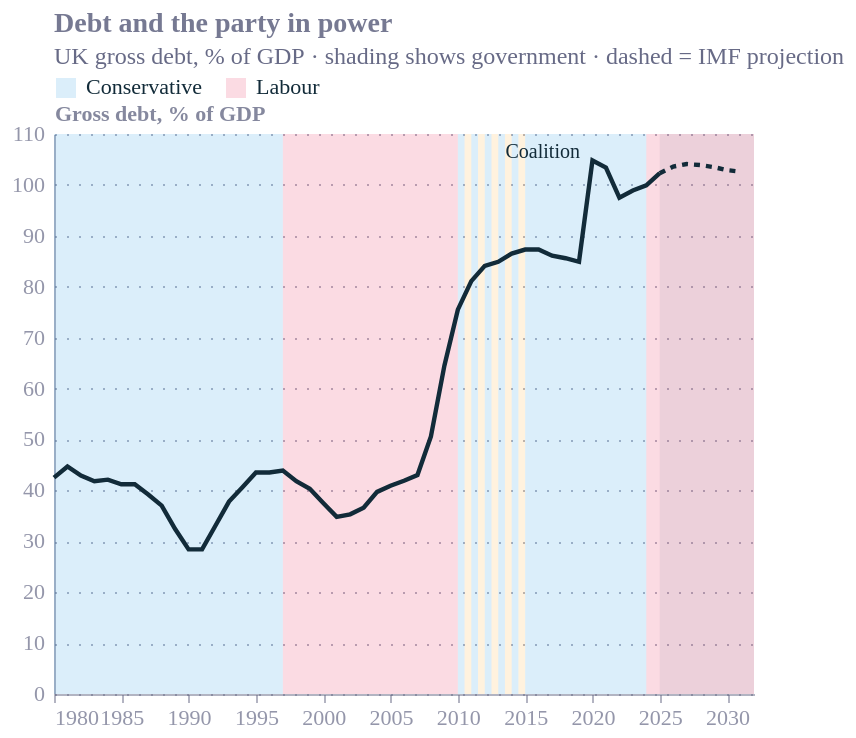

Vega-Lite specification stored for this chart:
### Vega-Lite specification from a JSON file in a GitHub repository (floating-point values rounded to 4 significant figures)
{"config": {"font": "Circular Std", "text": {"color": "#676A86", "align": "left", "baseline": "middle", "dx": 7, "dy": 0, "fontSize": 11}, "view": {"stroke": null, "continuousWidth": 400, "continuousHeight": 300, "discreteWidth": 400, "discreteHeight": 300}, "range": {"category": ["#36B7B4", "#E6224B", "#F4C245", "#0063AF", "#00A767", "#179FDB", "#EB5C2E", "#5C267B", "#122B39"], "diverging": ["#E6224B", "#E54753", "#C9C9C9", "#179FDB", "#122B39"], "heatmap": ["#C9C9C9", "#179FDB", "#0063AF", "#122B39"], "ordinal": ["#00A767", "#36B7B4", "#179FDB", "#0063AF", "#243B5A"]}, "bar": {"color": "#179fdb"}, "line": {"color": "#e6224b"}, "rule": {"color": "#676A86"}, "area": {"opacity": 0.8}, "point": {"filled": true, "size": 80, "color": "#e6224b", "opacity": 0.95}, "geoshape": {"stroke": "white", "strokeWidth": 0.3}, "rect": {"fill": "#d6d4d4", "opacity": 0.3}, "axis": {"labelColor": "#676A86", "labelFontSize": 11, "labelFont": "Circular Std", "labelOpacity": 0.7, "tickColor": "#676A86", "tickOpacity": 0.5, "domainColor": "#676A86", "domainOpacity": 0.5, "gridColor": "#676A86", "gridDash": [2, 2], "gridOpacity": 0.5, "title": null, "titleColor": "#676A86", "titleOpacity": 0.8, "tickSize": 4}, "axisXDiscrete": {"grid": false, "labelAngle": 0, "tickCount": 10, "tickOpacity": 0.5, "title": null}, "axisYDiscrete": {"ticks": false, "labelPadding": 5}, "axisXTemporal": {"grid": false, "ticks": true}, "axisXQuantitative": {"grid": true}, "axisYQuantitative": {"gridColor": "#676A86", "gridDash": [1, 5], "gridOpacity": 0.5, "ticks": false, "labelPadding": 5, "tickCount": 8, "titleAngle": 0, "titleAlign": "left", "titleBaseline": "bottom", "titleX": 0, "titleY": -5}, "title": {"color": "#676A86E6", "subtitleColor": "#676A86", "font": "Circular Std", "subtitleFont": "Circular Std", "anchor": "start", "fontSize": 14, "subtitleFontSize": 12, "subtitlePadding": 4, "offset": 0, "frame": "group"}, "legend": {"titleColor": "#122b39", "title": null, "labelColor": "#122b39", "labelFontSize": 11}}, "layer": [{"data": {"name": "data-fea4cd8f3308d86a075dea63a6cad42f"}, "mark": {"type": "rect", "opacity": 0.14}, "encoding": {"color": {"field": "party", "legend": {"direction": "horizontal", "orient": "top", "title": null}, "scale": {"domain": ["Conservative", "Labour"], "range": ["#0087DC", "#E4003B"]}, "type": "nominal"}, "x": {"axis": {"format": "d", "grid": false}, "field": "x0", "scale": {"domain": [1980, 2032.0], "nice": false}, "title": null, "type": "quantitative"}, "x2": {"field": "x1"}}}, {"data": {"name": "data-4c1afb642255ed58c99cc3468625b306"}, "mark": {"type": "rect", "opacity": 0.14}, "encoding": {"color": {"field": "c", "legend": null, "scale": null, "type": "nominal"}, "x": {"field": "x0", "type": "quantitative"}, "x2": {"field": "x1"}}}, {"data": {"name": "data-212827dafbb76e0654c89ad637aa12e3"}, "mark": {"type": "rect", "color": "#676A86", "opacity": 0.1}, "encoding": {"x": {"field": "x0", "type": "quantitative"}, "x2": {"field": "x1"}}}, {"data": {"name": "data-c7207c1d7742523c687b08bf94d062ee"}, "mark": {"type": "line", "color": "#122b39", "strokeWidth": 2.2}, "encoding": {"x": {"field": "year", "type": "quantitative"}, "y": {"field": "debt", "title": "Gross debt, % of GDP", "type": "quantitative"}}}, {"data": {"name": "data-e0abfd81cc2165e94e948a4148e7a96a"}, "mark": {"type": "line", "color": "#122b39", "strokeDash": [3, 3], "strokeWidth": 2.2}, "encoding": {"x": {"field": "year", "type": "quantitative"}, "y": {"field": "debt", "type": "quantitative"}}}, {"data": {"name": "data-cd9a2a8942df5ead6f945a45a03b16cb"}, "mark": {"type": "text", "baseline": "top", "color": "#122b39", "dy": 4, "fontSize": 10}, "encoding": {"text": {"value": "Coalition"}, "x": {"field": "mid", "type": "quantitative"}, "y": {"value": 0}}}], "height": 280, "resolve": {"scale": {"color": "independent"}}, "title": {"text": "Debt and the party in power", "subtitle": "UK gross debt, % of GDP · shading shows government · dashed = IMF projection"}, "width": 350, "$schema": "https://vega.github.io/schema/vega-lite/v6.4.1.json", "datasets": {"data-fea4cd8f3308d86a075dea63a6cad42f": [{"party": "Conservative", "x0": 1980, "x1": 1997}, {"party": "Labour", "x0": 1997, "x1": 2010}, {"party": "Conservative", "x0": 2015, "x1": 2024}, {"party": "Labour", "x0": 2024, "x1": 2032}], "data-4c1afb642255ed58c99cc3468625b306": [{"x0": 2010.0, "x1": 2010.0, "c": "#0087DC"}, {"x0": 2010.0, "x1": 2011.0, "c": "#FAA61A"}, {"x0": 2011.0, "x1": 2012.0, "c": "#0087DC"}, {"x0": 2012.0, "x1": 2012.0, "c": "#FAA61A"}, {"x0": 2012.0, "x1": 2012.0, "c": "#0087DC"}, {"x0": 2012.0, "x1": 2013.0, "c": "#FAA61A"}, {"x0": 2013.0, "x1": 2014.0, "c": "#0087DC"}, {"x0": 2014.0, "x1": 2014.0, "c": "#FAA61A"}, {"x0": 2014.0, "x1": 2014.0, "c": "#0087DC"}, {"x0": 2014.0, "x1": 2015.0, "c": "#FAA61A"}], "data-212827dafbb76e0654c89ad637aa12e3": [{"x0": 2025, "x1": 2032}], "data-c7207c1d7742523c687b08bf94d062ee": [{"year": 1980, "debt": 42.5, "party": "Conservative"}, {"year": 1981, "debt": 44.7, "party": "Conservative"}, {"year": 1982, "debt": 42.9, "party": "Conservative"}, {"year": 1983, "debt": 41.8, "party": "Conservative"}, {"year": 1984, "debt": 42.1, "party": "Conservative"}, {"year": 1985, "debt": 41.2, "party": "Conservative"}, {"year": 1986, "debt": 41.2, "party": "Conservative"}, {"year": 1987, "debt": 39.2, "party": "Conservative"}, {"year": 1988, "debt": 37.0, "party": "Conservative"}, {"year": 1989, "debt": 32.4, "party": "Conservative"}, {"year": 1990, "debt": 28.4, "party": "Conservative"}, {"year": 1991, "debt": 28.4, "party": "Conservative"}, {"year": 1992, "debt": 33.1, "party": "Conservative"}, {"year": 1993, "debt": 37.8, "party": "Conservative"}, {"year": 1994, "debt": 40.6, "party": "Conservative"}, {"year": 1995, "debt": 43.5, "party": "Conservative"}, {"year": 1996, "debt": 43.5, "party": "Conservative"}, {"year": 1997, "debt": 43.9, "party": "Labour"}, {"year": 1998, "debt": 41.8, "party": "Labour"}, {"year": 1999, "debt": 40.3, "party": "Labour"}, {"year": 2000, "debt": 37.5, "party": "Labour"}, {"year": 2001, "debt": 34.8, "party": "Labour"}, {"year": 2002, "debt": 35.3, "party": "Labour"}, {"year": 2003, "debt": 36.6, "party": "Labour"}, {"year": 2004, "debt": 39.7, "party": "Labour"}, {"year": 2005, "debt": 40.9, "party": "Labour"}, {"year": 2006, "debt": 41.9, "party": "Labour"}, {"year": 2007, "debt": 43.0, "party": "Labour"}, {"year": 2008, "debt": 50.6, "party": "Labour"}, {"year": 2009, "debt": 64.5, "party": "Labour"}, {"year": 2010, "debt": 75.5, "party": "Coalition"}, {"year": 2011, "debt": 81.1, "party": "Coalition"}, {"year": 2012, "debt": 84.1, "party": "Coalition"}, {"year": 2013, "debt": 84.9, "party": "Coalition"}, {"year": 2014, "debt": 86.5, "party": "Coalition"}, {"year": 2015, "debt": 87.3, "party": "Conservative"}, {"year": 2016, "debt": 87.3, "party": "Conservative"}, {"year": 2017, "debt": 86.1, "party": "Conservative"}, {"year": 2018, "debt": 85.6, "party": "Conservative"}, {"year": 2019, "debt": 84.9, "party": "Conservative"}, {"year": 2020, "debt": 104.8, "party": "Conservative"}, {"year": 2021, "debt": 103.4, "party": "Conservative"}, {"year": 2022, "debt": 97.5, "party": "Conservative"}, {"year": 2023, "debt": 98.9, "party": "Conservative"}, {"year": 2024, "debt": 99.9, "party": "Labour"}, {"year": 2025, "debt": 102.3, "party": "Labour"}], "data-e0abfd81cc2165e94e948a4148e7a96a": [{"year": 2025, "debt": 102.3, "party": "Labour"}, {"year": 2026, "debt": 103.6, "party": "Labour"}, {"year": 2027, "debt": 104.1, "party": "Labour"}, {"year": 2028, "debt": 103.9, "party": "Labour"}, {"year": 2029, "debt": 103.5, "party": "Labour"}, {"year": 2030, "debt": 102.9, "party": "Labour"}, {"year": 2031, "debt": 102.6, "party": "Labour"}], "data-cd9a2a8942df5ead6f945a45a03b16cb": [{"party": "Coalition", "x0": 2010, "x1": 2015, "mid": 2012.0}]}}
